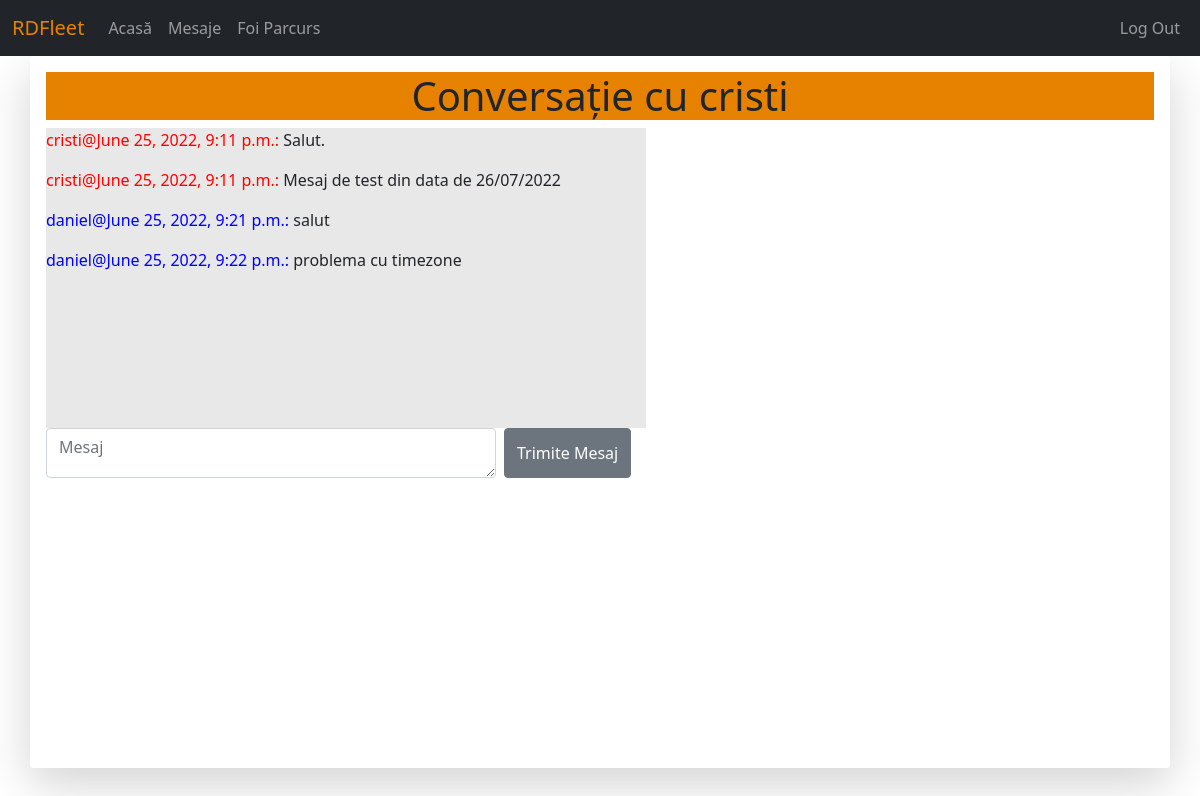
The app's page /messages/inbox/cristi/ (signed in) with its own data.
### mesaje/models.py (models this page shows, shortened)
class Message(models.Model):
	user = models.ForeignKey(User, on_delete=models.CASCADE, related_name='user')
	sender = models.ForeignKey(User, on_delete=models.CASCADE, related_name='from_user')
	recipient = models.ForeignKey(User, on_delete=models.CASCADE, related_name='to_user')
	body = models.TextField(max_length=1000, blank=True, null=True)
	date = models.DateTimeField(auto_now_add=True)
	is_read = models.BooleanField(default=False)

### mesaje/views.py (the view, shortened to what this page needs)
# urls.py: re_path(r'^inbox/(?P<username>\w+)/$', views.InboxWithView.as_view(), name='direct-msg'),
class InboxWithView(View):
	template_name = 'mesaje/mesaje.html'
	def get(self, request, username, *args, **kwargs):
		lista = User.objects.filter(username=username)
		if lista.count() != 0:
			usr = lista[0]
		else:
			return redirect('inbox')
		mesaje_primite = Message.objects.filter(user=request.user, sender=usr)
		mesaje_trimise = Message.objects.filter(user=request.user, sender=request.user, recipient=usr)
		mesaje = list(chain(mesaje_trimise, mesaje_primite))
		mesaje.sort(key=lambda x: x.date, reverse=False)
		for mesaj in mesaje:
			mesaj.is_read = True
			mesaj.save()
		context = {'recipient' : username, 'mesaje':mesaje}
		return render(request, self.template_name, context)

### mesaje/templates/mesaje/mesaje.html (shortened to what this page needs)
{% extends 'base.html' %}
{% block content %}
	<h1 style="background-color: #e78200; text-align: center;">Conversație cu {{ recipient }}</h1>
	<div class="form-group overflow-auto"style="width:600px;height: 300px;background-color: rgb(232, 232, 232);" id="listamesaje">
	{% for mesaj in mesaje%}
	{% if mesaj.sender == user %}
		<p>
			<span style="color: #0000ff">{{ user }}@{{ mesaj.date }}: </span>{{ mesaj.body }}
		</p>
	{% else %}
		<p>
			<span style="color: #ff0000">{{ mesaj.sender }}@{{ mesaj.date }}: </span>{{ mesaj.body }}
		</p>
	{% endif %}
	{% endfor %}
	</div>
	<div class="input-group">
		<form class="d-flex" method="POST" action="{% url 'direct-msg' recipient %}"> {% csrf_token %}
			<textarea class="form-control me-2" type="search" placeholder="Mesaj" name="msgbody" style="width: 450px; height: 50px;"></textarea>
			<button class="btn btn-secondary" type="submit">Trimite Mesaj</button>
		</form>
	</div>
{% endblock %}

### static/style.css (style rules this page uses)
body { margin:0; height: 100%; }

### records on screen
Message: sender "cristi", date "June 25, 2022, 9:11 p.m.", body "Salut."
Message: sender "cristi", date "June 25, 2022, 9:11 p.m.", body "Mesaj de test din data de 26/07/2022"
Message: date "June 25, 2022, 9:21 p.m.", body "salut"
Message: date "June 25, 2022, 9:22 p.m.", body "problema cu timezone"

### other values on screen
{{ recipient }} "cristi"
{{ user }} "daniel"
